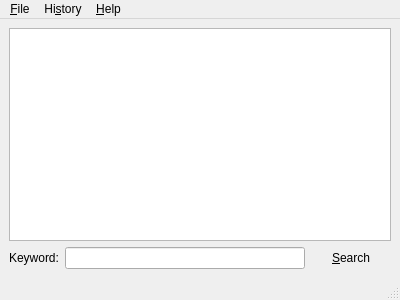
<ui version="4.0" >
 <class>MainWindow</class>
 <widget class="QMainWindow" name="MainWindow" >
  <property name="geometry" >
   <rect>
    <x>0</x>
    <y>0</y>
    <width>400</width>
    <height>300</height>
   </rect>
  </property>
  <property name="windowTitle" >
   <string>Boncuk</string>
  </property>
  <property name="windowIcon" >
   <iconset resource="../resources/boncuk.qrc" >
    <normaloff>:/boncuk.png</normaloff>:/boncuk.png</iconset>
  </property>
  <widget class="QWidget" name="centralwidget" >
   <layout class="QGridLayout" >
    <item row="1" column="0" >
     <layout class="QHBoxLayout" >
      <item>
       <widget class="QLabel" name="label" >
        <property name="text" >
         <string>Keyword:</string>
        </property>
       </widget>
      </item>
      <item>
       <widget class="QLineEdit" name="keyword" />
      </item>
      <item>
       <widget class="QPushButton" name="searchButton" >
        <property name="text" >
         <string>&amp;Search</string>
        </property>
        <property name="icon" >
         <iconset resource="../resources/boncuk.qrc" >
          <normaloff>:/find.png</normaloff>:/find.png</iconset>
        </property>
        <property name="flat" >
         <bool>true</bool>
        </property>
       </widget>
      </item>
     </layout>
    </item>
    <item row="0" column="0" >
     <widget class="QTextEdit" name="resultBrowser" >
      <property name="readOnly" >
       <bool>true</bool>
      </property>
      <property name="html" >
       <string>&lt;!DOCTYPE HTML PUBLIC "-//W3C//DTD HTML 4.0//EN" "http://www.w3.org/TR/REC-html40/strict.dtd">
&lt;html>&lt;head>&lt;meta name="qrichtext" content="1" />&lt;style type="text/css">
p, li { white-space: pre-wrap; }
&lt;/style>&lt;/head>&lt;body style=" font-family:'Sans Serif'; font-size:10pt; font-weight:400; font-style:normal;">
&lt;p style="-qt-paragraph-type:empty; margin-top:0px; margin-bottom:0px; margin-left:0px; margin-right:0px; -qt-block-indent:0; text-indent:0px; font-size:9pt;">&lt;/p>&lt;/body>&lt;/html></string>
      </property>
     </widget>
    </item>
   </layout>
  </widget>
  <widget class="QMenuBar" name="menubar" >
   <property name="geometry" >
    <rect>
     <x>0</x>
     <y>0</y>
     <width>400</width>
     <height>25</height>
    </rect>
   </property>
   <widget class="QMenu" name="menuFile" >
    <property name="title" >
     <string>&amp;File</string>
    </property>
    <addaction name="actionConfigure" />
    <addaction name="separator" />
    <addaction name="actionQuit" />
   </widget>
   <widget class="QMenu" name="menuHelp" >
    <property name="title" >
     <string>&amp;Help</string>
    </property>
    <addaction name="actionAbout_Boncuk" />
    <addaction name="actionAbout_Qt" />
   </widget>
   <widget class="QMenu" name="menuHistory" >
    <property name="title" >
     <string>Hi&amp;story</string>
    </property>
    <addaction name="actionHistoryClear" />
   </widget>
   <addaction name="menuFile" />
   <addaction name="menuHistory" />
   <addaction name="menuHelp" />
  </widget>
  <widget class="QStatusBar" name="statusbar" />
  <action name="actionHelp" >
   <property name="text" >
    <string>&amp;Index</string>
   </property>
   <property name="shortcut" >
    <string>F1</string>
   </property>
  </action>
  <action name="actionAbout_Boncuk" >
   <property name="icon" >
    <iconset resource="../resources/boncuk.qrc" >
     <normaloff>:/boncuk.png</normaloff>:/boncuk.png</iconset>
   </property>
   <property name="text" >
    <string>&amp;About Boncuk</string>
   </property>
  </action>
  <action name="actionAbout_Qt" >
   <property name="text" >
    <string>About &amp;Qt</string>
   </property>
  </action>
  <action name="actionQuit" >
   <property name="icon" >
    <iconset resource="../resources/boncuk.qrc" >
     <normaloff>:/exit.png</normaloff>:/exit.png</iconset>
   </property>
   <property name="text" >
    <string>Close</string>
   </property>
   <property name="shortcut" >
    <string>Alt+F4</string>
   </property>
  </action>
  <action name="actionConfigure" >
   <property name="icon" >
    <iconset resource="../resources/boncuk.qrc" >
     <normaloff>:/configure.png</normaloff>:/configure.png</iconset>
   </property>
   <property name="text" >
    <string>&amp;Configure Boncuk...</string>
   </property>
  </action>
  <action name="actionShow_Toolbar" >
   <property name="checkable" >
    <bool>true</bool>
   </property>
   <property name="text" >
    <string>Show &amp;Toolbar</string>
   </property>
   <property name="shortcut" >
    <string>Ctrl+T</string>
   </property>
  </action>
  <action name="actionShow_Search_Button" >
   <property name="checkable" >
    <bool>true</bool>
   </property>
   <property name="text" >
    <string>Show &amp;Search Button</string>
   </property>
  </action>
  <action name="actionBack" >
   <property name="enabled" >
    <bool>false</bool>
   </property>
   <property name="icon" >
    <iconset>
     <normaloff/>
    </iconset>
   </property>
   <property name="text" >
    <string>Back</string>
   </property>
  </action>
  <action name="actionForward" >
   <property name="enabled" >
    <bool>false</bool>
   </property>
   <property name="icon" >
    <iconset>
     <normaloff/>
    </iconset>
   </property>
   <property name="text" >
    <string>Forward</string>
   </property>
  </action>
  <action name="actionClear_history" >
   <property name="text" >
    <string>Clear</string>
   </property>
  </action>
  <action name="actionClearHistory" >
   <property name="text" >
    <string>Clear</string>
   </property>
  </action>
  <action name="actionHistoryClear" >
   <property name="text" >
    <string>&amp;Clear</string>
   </property>
  </action>
  <action name="actionSearchOn" >
   <property name="icon" >
    <iconset resource="../resources/boncuk.qrc" >
     <normaloff>:/online.png</normaloff>:/online.png</iconset>
   </property>
   <property name="text" >
    <string>Search Online</string>
   </property>
  </action>
  <action name="actionSearchOff" >
   <property name="icon" >
    <iconset resource="../resources/boncuk.qrc" >
     <normaloff>:/offline.png</normaloff>:/offline.png</iconset>
   </property>
   <property name="text" >
    <string>Search Offline</string>
   </property>
  </action>
 </widget>
 <tabstops>
  <tabstop>keyword</tabstop>
  <tabstop>searchButton</tabstop>
 </tabstops>
 <resources>
  <include location="../resources/boncuk.qrc" />
 </resources>
 <connections>
  <connection>
   <sender>keyword</sender>
   <signal>returnPressed()</signal>
   <receiver>searchButton</receiver>
   <slot>click()</slot>
   <hints>
    <hint type="sourcelabel" >
     <x>189</x>
     <y>255</y>
    </hint>
    <hint type="destinationlabel" >
     <x>353</x>
     <y>255</y>
    </hint>
   </hints>
  </connection>
 </connections>
</ui>
